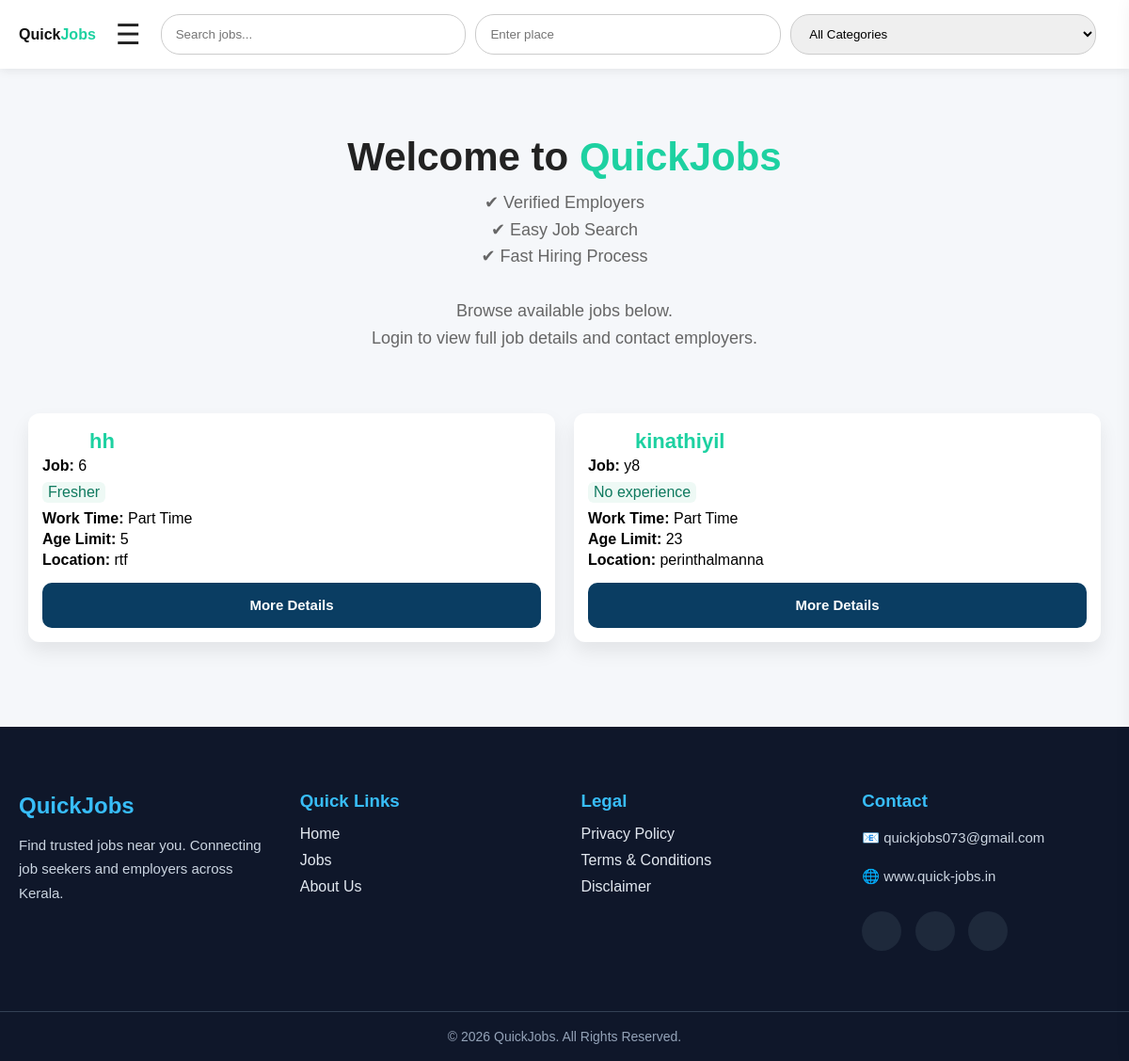
The app's page /, older data.
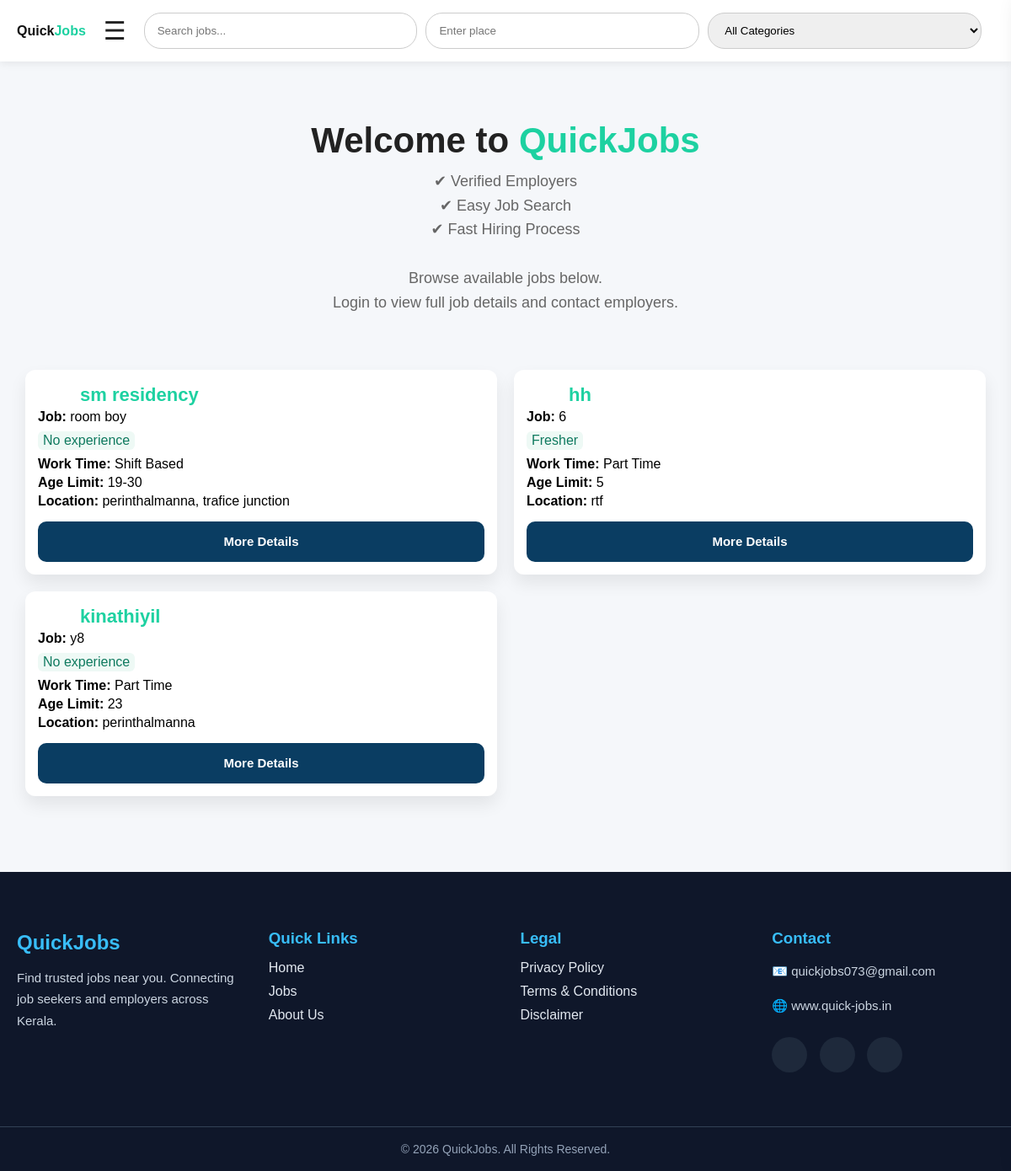
The same page, newer data.
### myapp/models.py (models this page shows, shortened)
class Job(models.Model):
    owner = models.ForeignKey(
        User,
        on_delete=models.CASCADE,
        related_name="jobs",
        null=True,
        blank=True,
    )
    shop_name = models.CharField(
        max_length=150,
    )
    title = models.CharField(
        max_length=150,
    )
    category = models.ForeignKey(
        Category,
        on_delete=models.PROTECT,
        related_name="jobs",
        null=True,
        blank=True,
    )
    experience = models.CharField(
        max_length=100,
        default="Fresher",
    )
    work_time = models.CharField(
        max_length=100,
    )
    gender = models.CharField(max_length=20, default="Any")
    education = models.CharField(max_length=50, default="Any")
    age_limit = models.CharField(
        max_length=50,
        blank=True,
    )
    location = models.CharField(
        max_length=100,
    )
    salary = models.CharField(
        max_length=100,
    )
    phone = models.CharField(
        max_length=15,
        validators=[phone_validator],
    )
    description = models.TextField(
        blank=True,
    )
    is_verified = models.BooleanField(
        default=True,
    )
    owner_name = models.CharField(
        max_length=150,
        blank=True
    )
    created_at = models.DateTimeField(
        auto_now_add=True,
    )
    class Meta:
        ordering = ["-created_at"]

### myapp/views.py (the view, shortened to what this page needs)
# urls.py: 2. Add a URL to urlpatterns:  path('', views.home, name='home')
def home(request):
    jobs = (
        Job.objects
        .filter(is_verified=True)
        .select_related("category", "owner")
        .order_by("-id")
    )
    categories = Category.objects.all().order_by("name")
    q = request.GET.get("q", "").strip()
    place = request.GET.get("place", "").strip()
    category_id = request.GET.get("category", "").strip()
    if place:
        jobs = jobs.filter(location__icontains=place)
    if category_id.isdigit():
        jobs = jobs.filter(category_id=int(category_id))
    saved_job_ids = set()
    if request.user.is_authenticated:
        saved_job_ids = set(
            SavedJob.objects.filter(
                user=request.user
            ).values_list("job_id", flat=True)
        )
    return render(
        request,
        "home.html",
        {
            "jobs": jobs,
            "categories": categories,
            "saved_job_ids": saved_job_ids,
        },
    )

### templates/home.html (shortened to what this page needs)
{% load static %}
<!DOCTYPE html>
<html lang="en">
<head>
<link rel="stylesheet" href="{% static 'css/home.css' %}">
    <link rel="stylesheet" href="https://cdnjs.cloudflare.com/ajax/libs/font-awesome/6.7.2/css/all.min.css">
</head>
<body>
<header class="navbar">
    <div class="logo">
        <a href="{% url 'home' %}">Quick<span>Jobs</span></a>
    </div>
    <div class="profile">
        <button class="menu-btn" onclick="openMenu()">☰</button>
    </div>
    <form class="search-box" method="GET" id="searchForm">
        <input
        type="text"
        class="search"
        name="q"
        placeholder="Search jobs..."
        value="{{ request.GET.q }}">
        <input
        type="text"
        class="search"
        name="place"
        placeholder="Enter place"
        value="{{ request.GET.place }}">
        <select name="category" class="search">
            <option value="">All Categories</option>
        </select>
    </form>
</header>
{% if user.is_authenticated %}
<section class="welcome">
    <h2>
        Welcome,
        {{ user.profile.full_name|default:user.first_name }}
    </h2>
    <p>
        Find your next opportunity.<br>
        Search jobs, save favourites and contact employers instantly.
    </p>
</section>
{% else %}
<section class="hero">
    <h1>Welcome to <span>QuickJobs</span> </h1>
    <p>
        ✔ Verified Employers<br>
        ✔ Easy Job Search<br>
        ✔ Fast Hiring Process<br><br>
        Browse available jobs below.<br>
        Login to view full job details and contact employers.
    </p>
</section>
{% endif %}
<section class="job-list">
{% for job in jobs %}
<div class="job-card">
<div class="job-main">
<h3>{{ job.shop_name }}</h3>
<p><b>Job:</b> {{ job.title }}</p>
<p class="exp">
{{ job.experience|default:"Fresher" }}
</p>
<p><b>Work Time:</b> {{ job.work_time|default:"Full Time" }}</p>
<p><b>Age Limit:</b> {{ job.age_limit|default:"Not specified" }}</p>
<p><b>Location:</b> {{ job.location }}</p>
</div>
<div class="contact-box">
{% if user.is_authenticated %}
<a href="{% url 'job_details' job.id %}">
    <button class="details-btn">More Details</button>
</a>
{% else %}
<a href="{% url 'login' %}">
    <button class="details-btn">More Details</button>
</a>
{% endif %}
</div>
</div>
{% empty %}
<p class="no-job">No jobs available</p>
{% endfor %}
</section>
<footer class="footer">
    <div class="footer-container">
        <div class="footer-box">
            <h2>QuickJobs</h2>
            <p>
                Find trusted jobs near you. Connecting job seekers and employers across Kerala.
            </p>
        </div>
        <div class="footer-box">
            <h3>Quick Links</h3>
            <a href="/">Home</a>
            <a href="/">Jobs</a>
            <a href="#">About Us</a>
        </div>
        <div class="footer-box">
            <h3>Legal</h3>
            <a href="{% url 'privacy_policy' %}">Privacy Policy</a>
            <a href="{% url 'terms'%}">Terms & Conditions</a>
            <a href="{% url 'disclaimer'%}">Disclaimer</a>
        </div>
        <div class="footer-box">
            <h3>Contact</h3>
            <p>📧 quickjobs073@gmail.com</p>
            <p>🌐 www.quick-jobs.in</p>
            <div class="social-icons">
                <a href="#"></a>
                <a href="#"></a>
                <a href="#"></a>
            </div>
        </div>
    </div>
    <div class="footer-bottom">
        © 2026 QuickJobs. All Rights Reserved.
    </div>
</footer>
</body>
</html>

Row changes from the older to the newer data that the page shows:
added Job: shop_name "sm residency", title "room boy", experience "No experience", work_time "Shift Based", age_limit "19-30", location "perinthalmanna, trafice junction"
